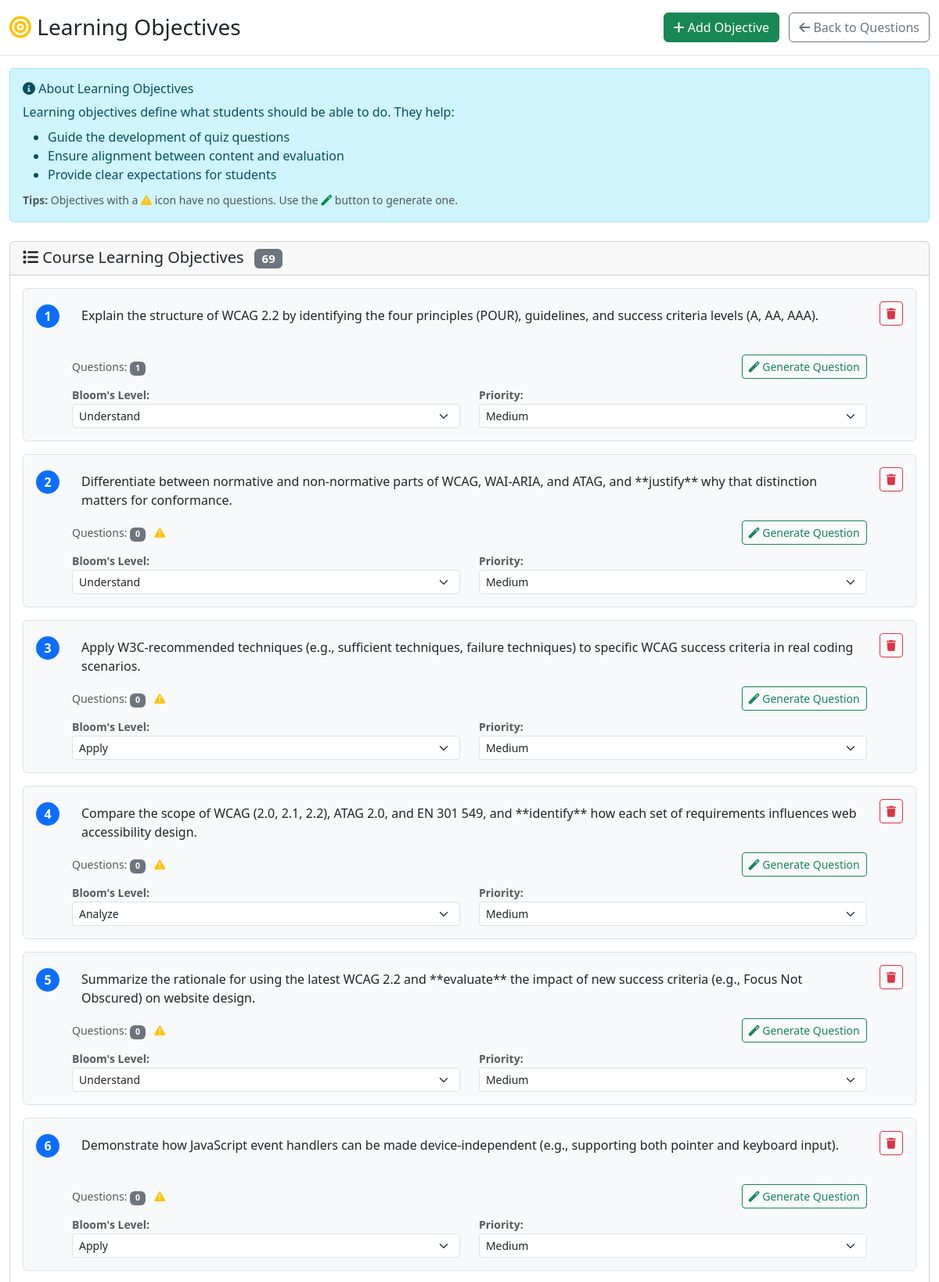
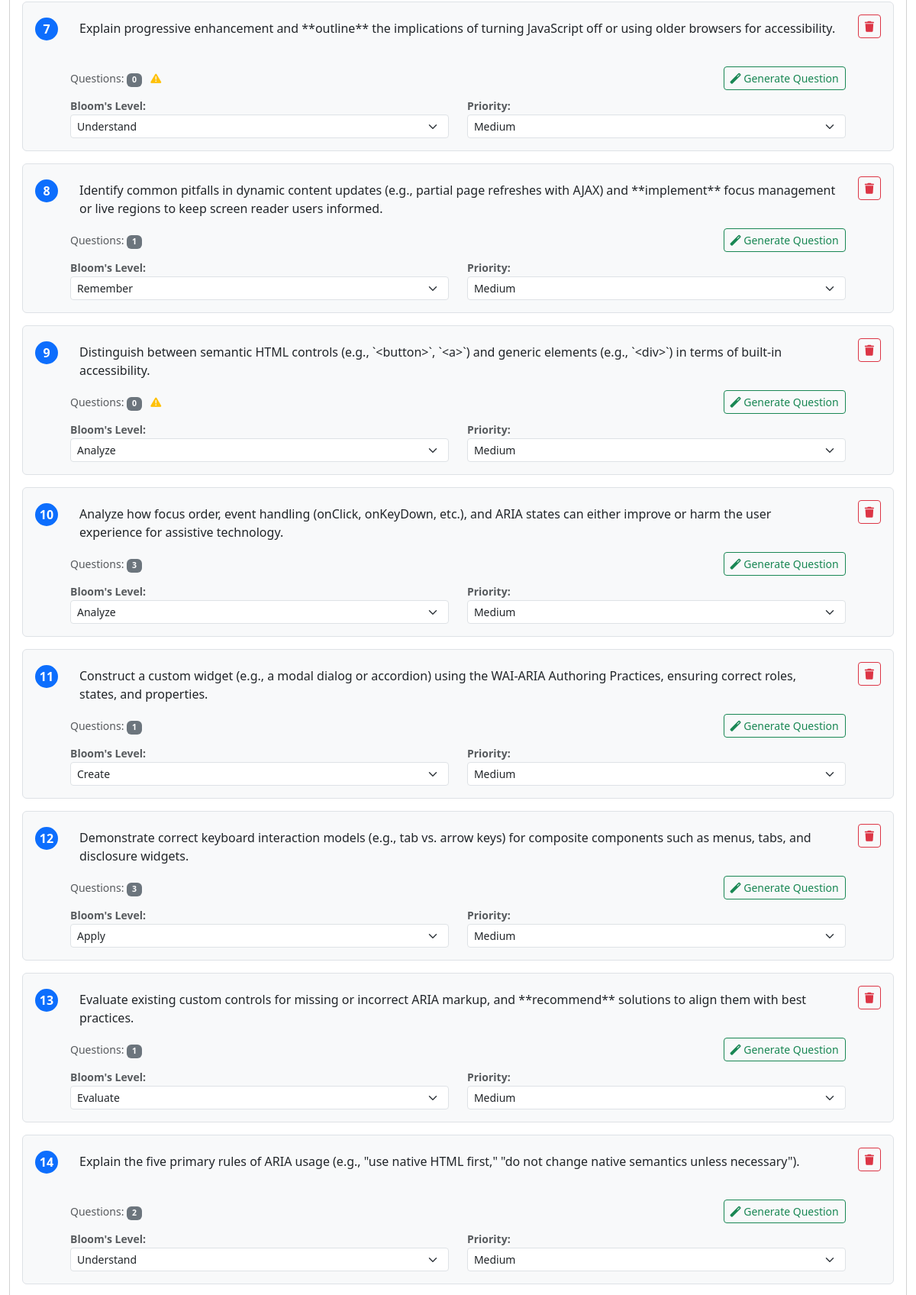
Screenshot of /objectives/ (upper part) with the database file from the repository (2 pictures, top to bottom).
### tables this page shows
CREATE TABLE learning_objective (
                    id TEXT PRIMARY KEY,
                    text TEXT NOT NULL UNIQUE,
                    created_at TEXT,
                    
                    -- These columns are new, for your objectives.html UI --
                    blooms_level TEXT DEFAULT 'understand',
                    priority TEXT DEFAULT 'medium'
                );

### src/question_app/api/objectives.py (the view)
@router.get("/", response_class=HTMLResponse)
async def objectives_page(request: Request):
    try:
        objectives = db.list_all_objectives_with_counts()
        return templates.TemplateResponse(
            "objectives.html", {"request": request, "objectives": objectives}
        )
    except Exception as e:
        logger.error(f"Error loading objectives page: {e}", exc_info=True)
        raise HTTPException(status_code=500, detail="Could not load objectives.")

### templates/objectives.html (shortened to what this page needs)
<!DOCTYPE html>
<html lang="en">
<head>
    <link href="https://cdn.jsdelivr.net/npm/bootstrap@5.3.7/dist/css/bootstrap.min.css" rel="stylesheet">
    <link href="https://cdnjs.cloudflare.com/ajax/libs/font-awesome/6.0.0/css/all.min.css" rel="stylesheet">
</head>
<body>
    <div class="sticky-header">
        <div class="container-fluid">
            <div class="d-flex justify-content-between align-items-center">
                <div>
                    <h1 class="h3 mb-0">
                        <i class="fas fa-bullseye text-warning"></i> Learning Objectives
                    </h1>
                </div>
                <div>
                    <button id="addObjectiveBtn" class="btn btn-success me-2">
                        <i class="fas fa-plus"></i> Add Objective
                    </button>
                    <a href="/" class="btn btn-outline-secondary">
                        <i class="fas fa-arrow-left"></i> Back to Questions
                    </a>
                </div>
            </div>
        </div>
    </div>
    <div class="container-fluid">
        <div class="alert alert-info mb-4">
            <h6 class="alert-heading"><i class="fas fa-info-circle"></i> About Learning Objectives</h6>
            <p class="mb-2">Learning objectives define what students should be able to do. They help:</p>
            <ul class="mb-2">
                <li>Guide the development of quiz questions</li>
                <li>Ensure alignment between content and evaluation</li>
                <li>Provide clear expectations for students</li>
            </ul>
            <small class="text-muted">
                <strong>Tips:</strong> Objectives with a <i class="fas fa-exclamation-triangle text-warning"></i>
                icon have no questions. Use the <i class="fas fa-magic text-success"></i>
                button to generate one.
            </small>
        </div>
        <div class="card">
            <div class="card-header">
                <h5 class="mb-0">
                    <i class="fas fa-list"></i> Course Learning Objectives
                    <span class="badge bg-secondary ms-2" id="objectiveCount">
                        {{ objectives|length if objectives else 0 }}
                    </span>
                </h5>
            </div>
            <div class="card-body">
                <div id="objectivesList">
                    {% if objectives and objectives|length > 0 %}
                    {% for objective in objectives %}
                    <div class="objective-item" data-objective-id="{{ objective.id }}">
                        <div class="d-flex align-items-start p-3">
                            <div class="objective-number me-3 mt-1">
                                {{ loop.index }}
                            </div>
                            <div class="flex-grow-1">
                                <textarea class="objective-input form-control"
                                    placeholder="Enter learning objective here...">{{ objective.text }}</textarea>
                                <div class="d-flex justify-content-between align-items-center mt-2">
                                    <small class="text-muted">
                                        Questions: <span class="badge bg-secondary">{{ objective.question_count
                                            }}</span>
                                        {% if objective.question_count == 0 %}
                                        <span class="ms-2" title="No questions associated with this objective">
                                            <i class="fas fa-exclamation-triangle text-warning"></i>
                                        </span>
                                        {% endif %}
                                    </small>
                                    <button class="btn btn-sm btn-outline-success generate-question"
                                        data-objective-id="{{ objective.id }}" title="Generate Question with AI">
                                        <i class="fas fa-magic"></i> Generate Question
                                    </button>
                                </div>
                                <div class="row mt-2">
                                    <div class="col-md-6">
                                        <small class="text-muted">
                                            <strong>Bloom's Level:</strong>
                                            <select class="form-select form-select-sm blooms-level">
                                                <option value="remember" {% if objective.blooms_level=='remember'
                                                    %}selected{% endif %}>Remember</option>
                                                <option value="understand" {% if objective.blooms_level=='understand'
                                                    %}selected{% endif %}>Understand</option>
                                                <option value="apply" {% if objective.blooms_level=='apply' %}selected{%
                                                    endif %}>Apply</option>
                                                <option value="analyze" {% if objective.blooms_level=='analyze'
                                                    %}selected{% endif %}>Analyze</option>
                                                <option value="evaluate" {% if objective.blooms_level=='evaluate'
                                                    %}selected{% endif %}>Evaluate</option>
                                                <option value="create" {% if objective.blooms_level=='create'
                                                    %}selected{% endif %}>Create</option>
                                            </select>
                                        </small>
                                    </div>
                                    <div class="col-md-6">
                                        <small class="text-muted">
                                            <strong>Priority:</strong>
                                            <select class="form-select form-select-sm priority-level">
                                                <option value="medium" {% if objective.priority=='medium' %}selected{%
                                                    endif %}>Medium</option>
                                            </select>
                                        </small>
                                    </div>
                                </div>
                            </div>
                            <div class="ms-3">
                                <button class="btn btn-sm btn-outline-danger delete-objective" title="Delete objective">
                                    <i class="fas fa-trash"></i>
                                </button>
                            </div>
                        </div>
                    </div>
                    {% endfor %}
                    {% endif %}
                </div>
            </div>
        </div>
    </div>
</body>
</html>

### templates/objectives.html (style rules this page uses)
.sticky-header { position: sticky; top: 0; z-index: 1000; background-color: white; border-bottom: 1px solid #dee2e6; padding: 1rem 0; margin-bottom: 1rem; }
.objective-item { border: 1px solid #dee2e6; border-radius: 0.375rem; margin-bottom: 1rem; background-color: #f8f9fa; transition: transform 0.2s; }
.objective-number { background-color: #0d6efd; color: white; border-radius: 50%; width: 30px; height: 30px; display: flex; align-items: center; justify-content: center; font-weight: bold; flex-shrink: 0; }
.objective-input { border: none; background: transparent; resize: none; min-height: 40px; width: 100%; }

### rows the page displays
learning_objective: text "Explain the structure of WCAG 2.2 by identifying the four principles (POUR), guidelines, and success criteria levels (A, AA, AAA).", question_count "1", blooms_level "Understand", priority "Medium"
learning_objective: text "Differentiate between normative and non-normative parts of WCAG, WAI-ARIA, and ATAG, and **justify** why that distinction matters for conformance.", question_count "0", blooms_level "Understand", priority "Medium"
learning_objective: text "Apply W3C-recommended techniques (e.g., sufficient techniques, failure techniques) to specific WCAG success criteria in real coding scenarios.", question_count "0", blooms_level "Apply", priority "Medium"
learning_objective: text "Compare the scope of WCAG (2.0, 2.1, 2.2), ATAG 2.0, and EN 301 549, and **identify** how each set of requirements influences web accessibility design.", question_count "0", blooms_level "Analyze", priority "Medium"
learning_objective: text "Summarize the rationale for using the latest WCAG 2.2 and **evaluate** the impact of new success criteria (e.g., Focus Not Obscured) on website design.", question_count "0", blooms_level "Understand", priority "Medium"
learning_objective: text "Demonstrate how JavaScript event handlers can be made device-independent (e.g., supporting both pointer and keyboard input).", question_count "0", blooms_level "Apply", priority "Medium"
learning_objective: text "Explain progressive enhancement and **outline** the implications of turning JavaScript off or using older browsers for accessibility.", question_count "0", blooms_level "Understand", priority "Medium"
learning_objective: text "Identify common pitfalls in dynamic content updates (e.g., partial page refreshes with AJAX) and **implement** focus management or live regions to keep screen reader users informed.", question_count "1", blooms_level "Remember", priority "Medium"
learning_objective: text "Distinguish between semantic HTML controls (e.g., `<button>`, `<a>`) and generic elements (e.g., `<div>`) in terms of built-in accessibility.", question_count "0", blooms_level "Analyze", priority "Medium"
learning_objective: text "Analyze how focus order, event handling (onClick, onKeyDown, etc.), and ARIA states can either improve or harm the user experience for assistive technology.", question_count "3", blooms_level "Analyze", priority "Medium"
learning_objective: text "Construct a custom widget (e.g., a modal dialog or accordion) using the WAI-ARIA Authoring Practices, ensuring correct roles, states, and properties.", question_count "1", blooms_level "Create", priority "Medium"
learning_objective: text "Demonstrate correct keyboard interaction models (e.g., tab vs. arrow keys) for composite components such as menus, tabs, and disclosure widgets.", question_count "3", blooms_level "Apply", priority "Medium"
learning_objective: text "Evaluate existing custom controls for missing or incorrect ARIA markup, and **recommend** solutions to align them with best practices.", question_count "1", blooms_level "Evaluate", priority "Medium"
learning_objective: text "Explain the five primary rules of ARIA usage (e.g., \"use native HTML first,\" \"do not change native semantics unless necessary\").", question_count "2", blooms_level "Understand", priority "Medium"

### other values shown
{{ objectives|length if objectives else 0 }} "69"
